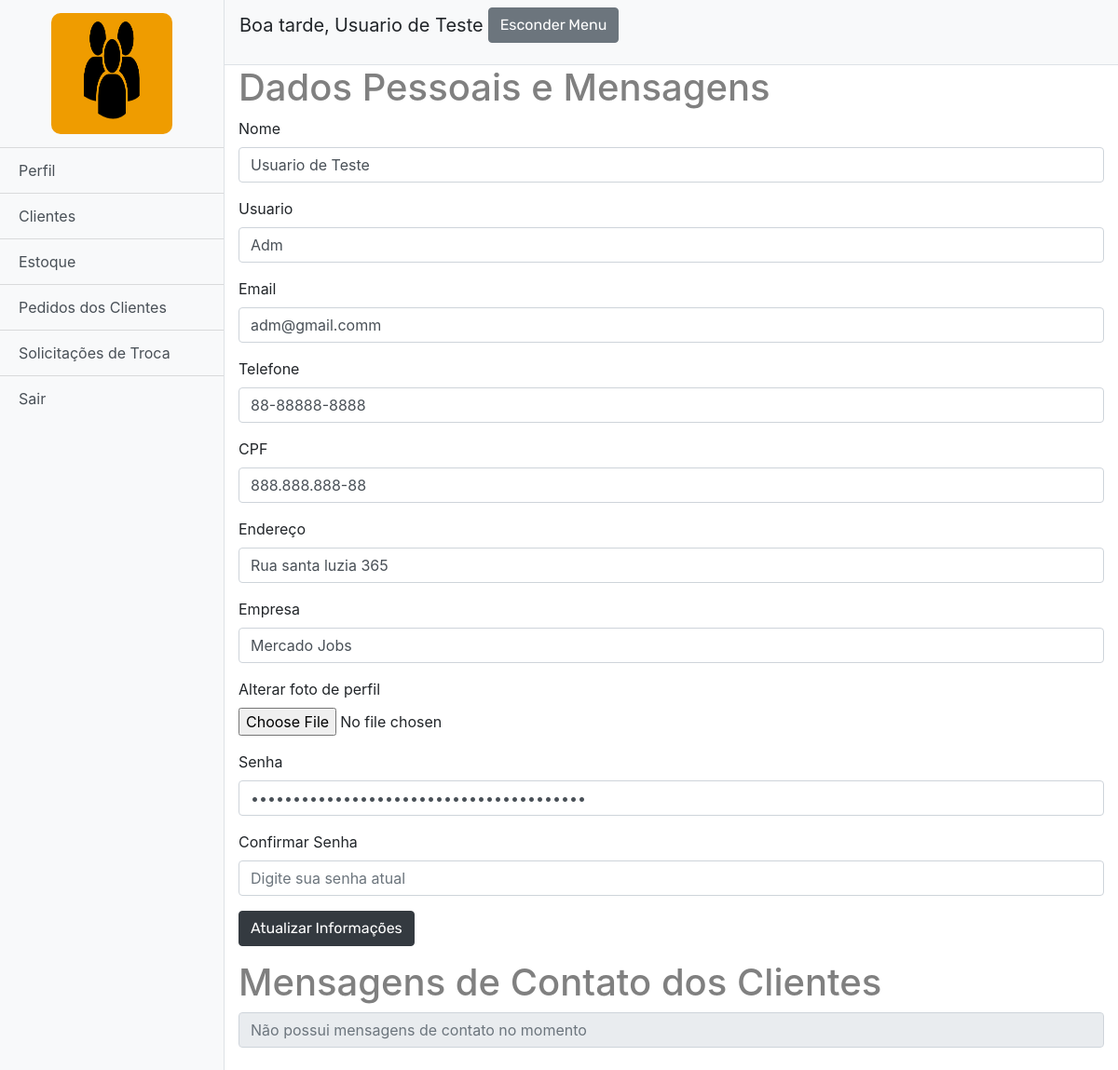
Page /perfil.php (signed in) on the committed database.
### tables this page shows
CREATE TABLE `cadastro` (
  `id_usuario` int(11) NOT NULL,
  `nome` varchar(100) NOT NULL,
  `cpf` varchar(14) NOT NULL,
  `usuario` varchar(30) NOT NULL,
  `email` varchar(100) NOT NULL,
  `cidade` varchar(255) DEFAULT 'São Paulo',
  `endereco` varchar(200) NOT NULL,
  `empresa` varchar(100) DEFAULT NULL,
  `senha` char(40) NOT NULL,
  `flag` int(11) NOT NULL DEFAULT '0',
  `telefone` varchar(15) NOT NULL,
  `imagem` varchar(40) NOT NULL
);

### perfil.php (the view, shortened to what this page needs)
<?php
include_once 'php_action/db_connect.php';
?>
<!DOCTYPE html>
<html>
<head>
	<link rel="stylesheet" type="text/css" href="style/menu_profile.css">
	<link href="vendor/bootstrap/css/bootstrap.min.css" rel="stylesheet">
	<link rel="stylesheet" href="https://use.fontawesome.com/releases/v5.3.1/css/all.css">
</head>
<body >
	<div class="d-flex" id="wrapper" >
		<div class="bg-light border-right" id="sidebar-wrapper">
			<?php
				$id = $_SESSION["id_usuario"];
				$query =  "SELECT * FROM cadastro WHERE id_usuario = '$id'";
				$listar = mysqli_query($connect,$query);
				while($dados=mysqli_fetch_array($listar)){
			?>
			<div class="sidebar-heading">
				<img class="image" src="uploads_perfil/<?php echo $dados['imagem'];?>">
			</div>
			<div class="list-group list-group-flush">
				<a href="perfil.php" class="list-group-item list-group-item-action bg-light">Perfil</a>
				<a href="clientes.php" class="list-group-item list-group-item-action bg-light">Clientes</a>
				<a href="estoque.php" class="list-group-item list-group-item-action bg-light">Estoque</a>
				<a href="pedidos.php" class="list-group-item list-group-item-action bg-light">Pedidos dos Clientes</a>
				<a href="selectTroca.php" class="list-group-item list-group-item-action bg-light">Solicitações de Troca</a>
				<a href="php_action/sair.php" class="list-group-item list-group-item-action bg-light">Sair</a>
			</div>
		</div>
		<div id="page-content-wrapper">
			<nav class="navbar navbar-expand-lg navbar-light bg-light border-bottom">
				<p id="res"></p>
				<p id="name"><?php echo $dados['nome']?></p>
				<button class="btn btn-secondary" id="menu-toggle">Esconder Menu</button>
			</nav>
			<div class="container-fluid">
				<h1>
					Dados Pessoais e Mensagens
				</h1>
				<form action="php_action/operacoesPerfil.php" method="POST" enctype="multipart/form-data">
					<div class="form-group">
						<label>Nome</label>
						<input type="text" name="nome" required class="form-control" value="<?php echo $dados['nome']; ?>">
					</div>
					<div class="form-group">
						<label>Usuario</label>
						<input type="text" name="usuario" required class="form-control" value="<?php echo $dados['usuario']; ?>">
					</div>
					<div class="form-group">
						<label>Email</label>
						<input type="text" name="email" value="<?php echo $dados['email']; ?>" required class="form-control">
					</div>
					<div class="form-group">
						<label>Telefone</label>
						<input type="text" name="telefone" class="form-control"  required maxlength="13" OnKeyPress="formatar('##-#####-####',this)" value="<?php echo $dados['telefone']; ?>">
					</div>
					<div class="form-group">
						<label>CPF</label>
						<input type="text" name="cpf" required  class="form-control"  OnKeyPress="formatar('###.###.###-##',this)" maxlength="15" value="<?php echo $dados['cpf']; ?>">
					</div>
					<div class="form-group">
						<label>Endereço</label>
						<input type="text" name="endereco" required class="form-control" value="<?php echo $dados['endereco']; ?>">
					</div>
					<div class="form-group">
						<label>Empresa</label>
						<input type="text" name="empresa" required class="form-control" value="<?php echo $dados['empresa']; ?>">
					</div>
					<div class="form-group">
						<label>Alterar foto de perfil</label>
						<input type="file" class="form-control-file" name="img">
					</div>
					<div class="form-group">
						<label>Senha</label>
						<input type="password" name="senha"  placeholder="Digite sua nova senha" class="form-control" value="<?php echo $dados['senha']; ?>">
					</div>
					<div class="form-group">
						<label>Confirmar Senha</label>
						<input type="password" name="confirmaSenha" placeholder="Digite sua senha atual" class="form-control" required>
					</div>
					<button type="submit" name="btn" class="btn btn-dark">
						Atualizar Informações
					</button>
					<?php
						}
					?>
				</form>
				<h1>
					Mensagens de Contato dos Clientes
				</h1>
				<?php
					$sql = "SELECT * FROM contato";
					$resultado = mysqli_query($connect, $sql);
					if(mysqli_num_rows($resultado) > 0):
					while($dados = mysqli_fetch_array($resultado)):
				?>
				<h3>
					<?php echo $dados['nome'];?>
				</h3>
				<div class="form-group">
					<label>Nome e data mensagem</label>
					<input type="text"  name = "nome" class="form-control" value="<?php echo $dados['nome']; echo '  -  '. $dados['data'];  ?>" readonly>
				</div>
				<div class="form-group">
					<label>Comentario</label>
					<input type="text"  name = "comentario" class="form-control" readonly value="<?php echo $dados['comentario']; ?>">
				</div>
				<div class="form-group">
					<label>Email</label>
					<input type="text"  name = "email" class="form-control" readonly value="<?php echo $dados['email']; ?>">
				</div>
				<?php
					endwhile;
					else:
				?>
					<input type="text" class="form-control" readonly placeholder="Não possui mensagens de contato no momento" >
					<br>
				<?php
					endif;
				?>
			</div>
		</div>
	</div>
</body>
</html>

### style/menu_profile.css (style rules this page uses)
body { overflow-x: hidden; }
#sidebar-wrapper { min-height: 100vh; margin-left: -15rem; -webkit-transition: margin .25s ease-out; -moz-transition: margin .25s ease-out; -o-transition: margin .25s ease-out; transition: margin .25s ease-out; }
#sidebar-wrapper .sidebar-heading { padding: 0.875rem 1.25rem; font-size: 1.2rem; }
#sidebar-wrapper .list-group { width: 15rem; }
#page-content-wrapper { min-width: 100vw; }
.btn { font-family: 'Rubik', sans-serif; margin-bottom: 15px; }
.image { transition: 0.5s; width: 130px; height: 130px; border-radius: 10px; margin-left: 35px; }
h1,h3 { color: grey; }
#name, #res { text-align: center; font-size: 20px; margin-right: 5px; }
@media (min-width: 768px) { #sidebar-wrapper { margin-left: 0; } }
@media (min-width: 768px) { #page-content-wrapper { min-width: 0; width: 100%; } }

### rows in the picture
cadastro: imagem (placeholder picture), nome "Usuario de Teste", usuario "Adm", email "adm@gmail.comm", telefone "88-88888-8888", cpf "888.888.888-88", endereco "Rua santa luzia 365", empresa "Mercado Jobs"
